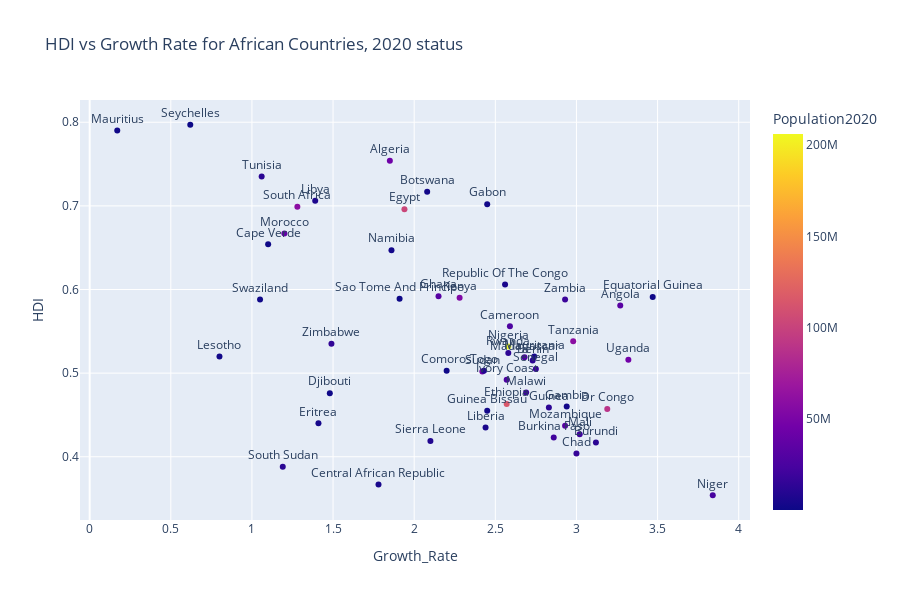

Here is the notebook cell this chart was saved with:
### Code cell
fig = px.scatter(African_index, x= African_index.Growth_Rate, y= African_index.HDI,color_continuous_scale = 'Plasma',text= 'Country', color='Population2020', title = 'HDI vs Growth Rate for African Countries, 2020 status')
fig.update_traces(textposition='top center')
fig.update_layout(
    height=600,)
fig.show()

### Figure 1 — Plotly figure (JSON) as saved in the notebook; plotly's stock layout.template omitted (floating-point values rounded to 4 significant figures)
{"data": [{"hovertemplate": "Growth_Rate=%{x}<br>HDI=%{y}<br>Country=%{text}<br>Population2020=%{marker.color}<extra></extra>", "legendgroup": "", "marker": {"color": [24206644, 4829767, 11193725, 16425864, 11890784, 7976983, 20903273, 20250833, 5057681, 31255435, 3546421, 1968001, 89561403, 13132795, 2416668, 114963588, 988000, 19129952, 26378274, 43849260, 8278724, 869601, 16743927, 12123200, 45741007, 27691018, 4649658, 2142249, 12952218, 206139589, 14862924, 59734218, 26545863, 32866272, 18383955, 1160164, 219159, 53771296, 1402985, 31072940, 5518087, 2540905, 555987, 36910560, 102334404, 59308690, 2225734, 6871292, 2351627, 11818619, 43851044, 1271768, 98347], "coloraxis": "coloraxis", "symbol": "circle"}, "mode": "markers+text", "name": "", "orientation": "v", "showlegend": false, "text": ["Niger", "Central African Republic", "South Sudan", "Chad", "Burundi", "Sierra Leone", "Burkina Faso", "Mali", "Liberia", "Mozambique", "Eritrea", "Guinea Bissau", "Dr Congo", "Guinea", "Gambia", "Ethiopia", "Djibouti", "Malawi", "Ivory Coast", "Sudan", "Togo", "Comoros", "Senegal", "Benin", "Uganda", "Madagascar", "Mauritania", "Lesotho", "Rwanda", "Nigeria", "Zimbabwe", "Tanzania", "Cameroon", "Angola", "Zambia", "Swaziland", "Sao Tome And Principe", "Kenya", "Equatorial Guinea", "Ghana", "Republic Of The Congo", "Namibia", "Cape Verde", "Morocco", "Egypt", "South Africa", "Gabon", "Libya", "Botswana", "Tunisia", "Algeria", "Mauritius", "Seychelles"], "textposition": "top center", "type": "scatter", "x": [3.84, 1.78, 1.19, 3, 3.12, 2.1, 2.86, 3.02, 2.44, 2.93, 1.41, 2.45, 3.19, 2.83, 2.94, 2.57, 1.48, 2.69, 2.57, 2.42, 2.43, 2.2, 2.75, 2.73, 3.32, 2.68, 2.74, 0.8, 2.58, 2.58, 1.49, 2.98, 2.59, 3.27, 2.93, 1.05, 1.91, 2.28, 3.47, 2.15, 2.56, 1.86, 1.1, 1.2, 1.94, 1.28, 2.45, 1.39, 2.08, 1.06, 1.85, 0.17, 0.62], "xaxis": "x", "y": [0.354, 0.367, 0.388, 0.404, 0.417, 0.419, 0.423, 0.427, 0.435, 0.437, 0.44, 0.455, 0.457, 0.459, 0.46, 0.463, 0.476, 0.477, 0.492, 0.502, 0.503, 0.503, 0.505, 0.515, 0.516, 0.519, 0.52, 0.52, 0.524, 0.532, 0.535, 0.538, 0.556, 0.581, 0.588, 0.588, 0.589, 0.59, 0.591, 0.592, 0.606, 0.647, 0.654, 0.667, 0.696, 0.699, 0.702, 0.706, 0.717, 0.735, 0.754, 0.79, 0.797], "yaxis": "y"}], "layout": {"coloraxis": {"colorbar": {"title": {"text": "Population2020"}}, "colorscale": [[0, "#0d0887"], [0.1111, "#46039f"], [0.2222, "#7201a8"], [0.3333, "#9c179e"], [0.4444, "#bd3786"], [0.5556, "#d8576b"], [0.6667, "#ed7953"], [0.7778, "#fb9f3a"], [0.8889, "#fdca26"], [1, "#f0f921"]]}, "height": 600, "legend": {"tracegroupgap": 0}, "title": {"text": "HDI vs Growth Rate for African Countries, 2020 status"}, "xaxis": {"anchor": "y", "domain": [0, 1], "title": {"text": "Growth_Rate"}}, "yaxis": {"anchor": "x", "domain": [0, 1], "title": {"text": "HDI"}}}}
